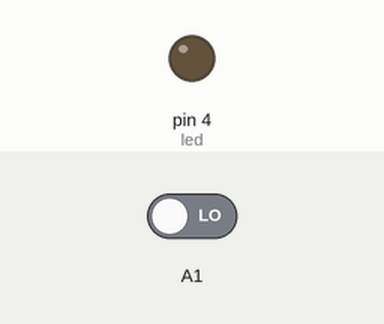
Simulated run of this sketch. Board: Arduino Uno, built with avr-gcc and run on an emulated ATmega328P. On the bench: output pins drawn as LEDs (lit = HIGH). Inputs (shaded band) come from the test bench; at power-on: A1 LOW.

Above: at 1.2 s.
1.3 s: A1 driven HIGH
At 1.6 s:
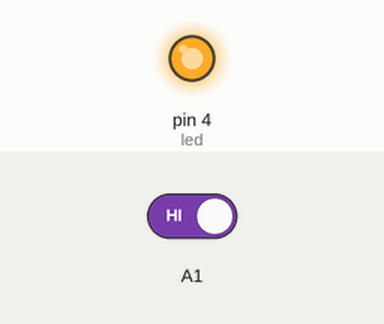
Timing chart, 0 to 4.3 s (numbered marks = the images above; inputs shaded):
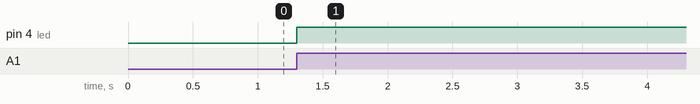

Measured:
- after the input at 1.3 s, pin 4 (led): LOW → HIGH at once

The sketch:

dummy.ino
```cpp
int button = A1;
int led=4;

void setup() {
  // put your setup code here, to run once:
  pinMode(A1,INPUT);
  pinMode(led, OUTPUT);
}

void loop() {
  // put your main code here, to run repeatedly:
  if (digitalRead(A1)==HIGH){
    digitalWrite(led,HIGH);}


}
```
